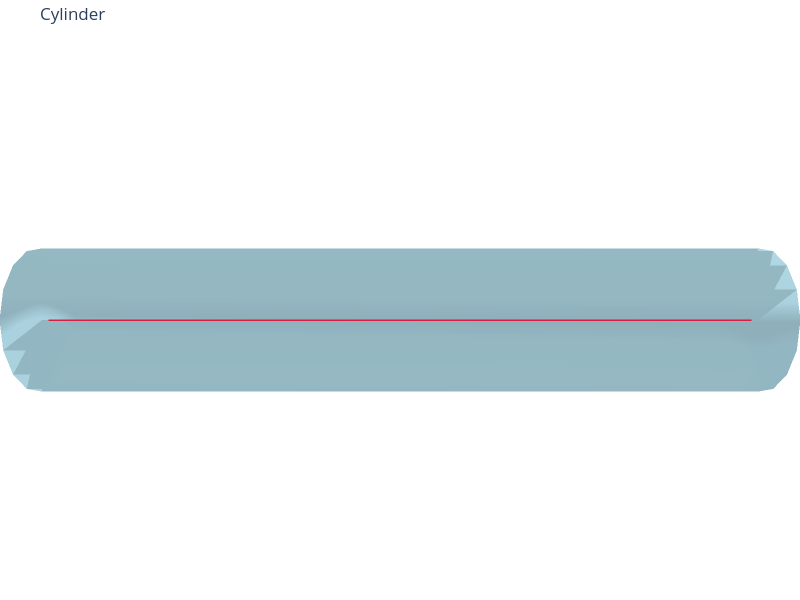

Write notebook code for a chart like this one.
### Markdown cell above
## Mesh and skeleton

Load the demo mesh and its curve skeleton. The skeleton is the centerline the cable fit follows.

### Code cell
mm = MeshManager(mesh_path="../../data/demo/cylinder.obj")
mm.print_mesh_analysis()
skeleton = SkeletonGraph.from_txt("../../data/demo/cylinder.polylines.txt")
mesh_fig, camera = visualize_mesh_3d(
    mesh=mm,
    title="Cylinder",
    skel=skeleton,
    show_axes=False,
    width=800,
    height=600,
    eye_scale=1.5,
    return_camera=True,
)
mesh_fig

### Figure 1 — Plotly figure (JSON) as saved in the notebook; plotly's stock layout.template omitted (floating-point values rounded to 4 significant figures)
{"data": [{"color": "lightblue", "i": [1, 1, 2, 2, 4, 4, 5, 5, 6, 6, 7, 7, 8, 8, 9, 9, 10, 10, 11, 11, 12, 12, 13, 13, 14, 14, 15, 15, 16, 16, 17, 17, 18, 18, 19, 19, 20, 20, 21, 21, 22, 22, 23, 23, 24, 24, 25, 25, 26, 26, 27, 27, 28, 28, 29, 29, 30, 30, 31, 31, 32, 32, 33, 33], "j": [0, 4, 4, 5, 0, 6, 6, 7, 0, 8, 8, 9, 0, 10, 10, 11, 0, 12, 12, 13, 0, 14, 14, 15, 0, 16, 16, 17, 0, 18, 18, 19, 0, 20, 20, 21, 0, 22, 22, 23, 0, 24, 24, 25, 0, 26, 26, 27, 0, 28, 28, 29, 0, 30, 30, 31, 0, 32, 32, 33, 0, 1, 1, 2], "k": [4, 2, 5, 3, 6, 5, 7, 3, 8, 7, 9, 3, 10, 9, 11, 3, 12, 11, 13, 3, 14, 13, 15, 3, 16, 15, 17, 3, 18, 17, 19, 3, 20, 19, 21, 3, 22, 21, 23, 3, 24, 23, 25, 3, 26, 25, 27, 3, 28, 27, 29, 3, 30, 29, 31, 3, 32, 31, 33, 3, 1, 33, 2, 3], "name": "Mesh", "opacity": 0.8, "type": "mesh3d", "x": [0.0, 1.0, 1.0, 0.0, 0.9239, 0.9239, 0.7071, 0.7071, 0.3827, 0.3827, 0.0, 0.0, -0.3827, -0.3827, -0.7071, -0.7071, -0.9239, -0.9239, -1.0, -1.0, -0.9239, -0.9239, -0.7071, -0.7071, -0.3827, -0.3827, -0.0, -0.0, 0.3827, 0.3827, 0.7071, 0.7071, 0.9239, 0.9239], "y": [0.0, 0.0, 0.0, 0.0, 0.3827, 0.3827, 0.7071, 0.7071, 0.9239, 0.9239, 1.0, 1.0, 0.9239, 0.9239, 0.7071, 0.7071, 0.3827, 0.3827, 0.0, 0.0, -0.3827, -0.3827, -0.7071, -0.7071, -0.9239, -0.9239, -1.0, -1.0, -0.9239, -0.9239, -0.7071, -0.7071, -0.3827, -0.3827], "z": [-5.0, -5.0, 5.0, 5.0, -5.0, 5.0, -5.0, 5.0, -5.0, 5.0, -5.0, 5.0, -5.0, 5.0, -5.0, 5.0, -5.0, 5.0, -5.0, 5.0, -5.0, 5.0, -5.0, 5.0, -5.0, 5.0, -5.0, 5.0, -5.0, 5.0, -5.0, 5.0, -5.0, 5.0]}, {"line": {"color": "crimson", "width": 3}, "mode": "lines", "name": "Skeleton 0", "opacity": 0.95, "showlegend": false, "type": "scatter3d", "x": [1.503e-14, 2.153e-05, null, 2.153e-05, 2.153e-05, null, 2.153e-05, -4.531e-15, null], "y": [2.897e-15, -9.089e-05, null, -9.089e-05, -9.089e-05, null, -9.089e-05, 8.377e-15, null], "z": [4.908, 4.871, null, 4.871, -4.871, null, -4.871, -4.908, null]}], "layout": {"autosize": false, "height": 600, "margin": {"b": 0, "l": 0, "r": 0, "t": 40}, "scene": {"aspectmode": "data", "camera": {"eye": {"x": -2.598, "y": 0, "z": 0}, "up": {"x": 0, "y": -1, "z": 0}}, "xaxis": {"visible": false}, "yaxis": {"visible": false}, "zaxis": {"visible": false}}, "title": {"text": "Cylinder"}, "width": 800}}
